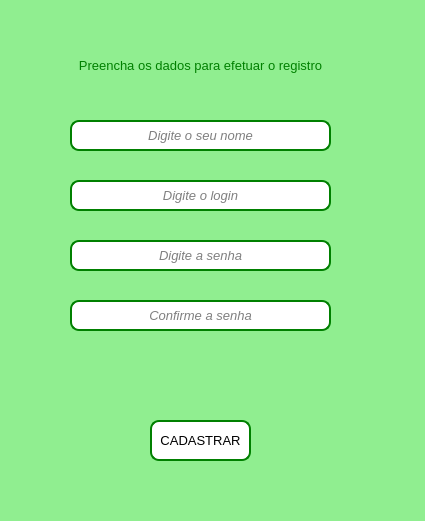
<?xml version="1.0" encoding="UTF-8"?>
<ui version="4.0">
 <class>MainWindow</class>
 <widget class="QMainWindow" name="MainWindow">
  <property name="geometry">
   <rect>
    <x>0</x>
    <y>0</y>
    <width>425</width>
    <height>521</height>
   </rect>
  </property>
  <property name="sizePolicy">
   <sizepolicy hsizetype="Ignored" vsizetype="Ignored">
    <horstretch>0</horstretch>
    <verstretch>0</verstretch>
   </sizepolicy>
  </property>
  <property name="minimumSize">
   <size>
    <width>425</width>
    <height>521</height>
   </size>
  </property>
  <property name="maximumSize">
   <size>
    <width>425</width>
    <height>521</height>
   </size>
  </property>
  <property name="windowTitle">
   <string>Tela de Registro</string>
  </property>
  <property name="styleSheet">
   <string notr="true">background-color:lightgreen;</string>
  </property>
  <widget class="QWidget" name="centralwidget">
   <widget class="QLineEdit" name="lineEdit_nome">
    <property name="geometry">
     <rect>
      <x>70</x>
      <y>120</y>
      <width>261</width>
      <height>31</height>
     </rect>
    </property>
    <property name="font">
     <font>
      <pointsize>10</pointsize>
      <italic>true</italic>
      <underline>false</underline>
      <strikeout>false</strikeout>
     </font>
    </property>
    <property name="mouseTracking">
     <bool>true</bool>
    </property>
    <property name="styleSheet">
     <string notr="true">background-color:white; border: 2px solid green; border-radius: 9px;</string>
    </property>
    <property name="alignment">
     <set>Qt::AlignCenter</set>
    </property>
    <property name="placeholderText">
     <string notr="true">Digite o seu nome</string>
    </property>
    <property name="clearButtonEnabled">
     <bool>false</bool>
    </property>
   </widget>
   <widget class="QLineEdit" name="lineEdit_senhaConfirma">
    <property name="geometry">
     <rect>
      <x>70</x>
      <y>300</y>
      <width>261</width>
      <height>31</height>
     </rect>
    </property>
    <property name="font">
     <font>
      <pointsize>10</pointsize>
      <italic>true</italic>
      <underline>false</underline>
      <strikeout>false</strikeout>
     </font>
    </property>
    <property name="mouseTracking">
     <bool>true</bool>
    </property>
    <property name="styleSheet">
     <string notr="true">background-color:white; border: 2px solid green; border-radius: 9px;</string>
    </property>
    <property name="echoMode">
     <enum>QLineEdit::Password</enum>
    </property>
    <property name="alignment">
     <set>Qt::AlignCenter</set>
    </property>
    <property name="placeholderText">
     <string>Confirme a senha</string>
    </property>
    <property name="clearButtonEnabled">
     <bool>false</bool>
    </property>
   </widget>
   <widget class="QPushButton" name="pushButton_cadastrar">
    <property name="geometry">
     <rect>
      <x>150</x>
      <y>420</y>
      <width>101</width>
      <height>41</height>
     </rect>
    </property>
    <property name="font">
     <font>
      <pointsize>10</pointsize>
     </font>
    </property>
    <property name="cursor">
     <cursorShape>PointingHandCursor</cursorShape>
    </property>
    <property name="styleSheet">
     <string notr="true">background-color:white; border: 2px solid green; border-radius: 9px;</string>
    </property>
    <property name="text">
     <string>CADASTRAR</string>
    </property>
   </widget>
   <widget class="QLabel" name="label_aviso">
    <property name="geometry">
     <rect>
      <x>70</x>
      <y>360</y>
      <width>261</width>
      <height>51</height>
     </rect>
    </property>
    <property name="font">
     <font>
      <pointsize>10</pointsize>
     </font>
    </property>
    <property name="styleSheet">
     <string notr="true">color: green;</string>
    </property>
    <property name="text">
     <string/>
    </property>
    <property name="alignment">
     <set>Qt::AlignCenter</set>
    </property>
   </widget>
   <widget class="QLineEdit" name="lineEdit_loginCadastro">
    <property name="geometry">
     <rect>
      <x>70</x>
      <y>180</y>
      <width>261</width>
      <height>31</height>
     </rect>
    </property>
    <property name="font">
     <font>
      <pointsize>10</pointsize>
      <italic>true</italic>
      <underline>false</underline>
      <strikeout>false</strikeout>
     </font>
    </property>
    <property name="mouseTracking">
     <bool>true</bool>
    </property>
    <property name="styleSheet">
     <string notr="true">background-color:white; border: 2px solid green; border-radius: 9px;</string>
    </property>
    <property name="alignment">
     <set>Qt::AlignCenter</set>
    </property>
    <property name="placeholderText">
     <string notr="true">Digite o login</string>
    </property>
    <property name="clearButtonEnabled">
     <bool>false</bool>
    </property>
   </widget>
   <widget class="QLineEdit" name="lineEdit_senhaCadastro">
    <property name="geometry">
     <rect>
      <x>70</x>
      <y>240</y>
      <width>261</width>
      <height>31</height>
     </rect>
    </property>
    <property name="font">
     <font>
      <pointsize>10</pointsize>
      <italic>true</italic>
      <underline>false</underline>
      <strikeout>false</strikeout>
     </font>
    </property>
    <property name="mouseTracking">
     <bool>true</bool>
    </property>
    <property name="styleSheet">
     <string notr="true">background-color:white; border: 2px solid green; border-radius: 9px;</string>
    </property>
    <property name="echoMode">
     <enum>QLineEdit::Password</enum>
    </property>
    <property name="alignment">
     <set>Qt::AlignCenter</set>
    </property>
    <property name="placeholderText">
     <string notr="true">Digite a senha</string>
    </property>
    <property name="clearButtonEnabled">
     <bool>false</bool>
    </property>
   </widget>
   <widget class="QLabel" name="label">
    <property name="geometry">
     <rect>
      <x>70</x>
      <y>50</y>
      <width>261</width>
      <height>31</height>
     </rect>
    </property>
    <property name="font">
     <font>
      <pointsize>10</pointsize>
      <weight>50</weight>
      <italic>false</italic>
      <bold>false</bold>
     </font>
    </property>
    <property name="cursor">
     <cursorShape>IBeamCursor</cursorShape>
    </property>
    <property name="styleSheet">
     <string notr="true">color:green;</string>
    </property>
    <property name="text">
     <string>Preencha os dados para efetuar o registro</string>
    </property>
    <property name="alignment">
     <set>Qt::AlignCenter</set>
    </property>
   </widget>
  </widget>
  <widget class="QStatusBar" name="statusbar"/>
 </widget>
 <resources/>
 <connections/>
</ui>
